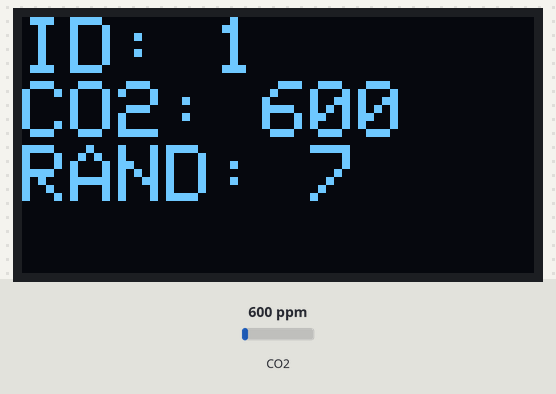
A program run on a simulated ESP32. On the bench: 128×64 one-colour display. The test bench sets the inputs (shaded band); at power-on: CO2 600 ppm. Random numbers use the default seed unless the program sets one; what the program prints to the serial monitor is not drawn.

Above: at 5.1 s.
At 10.8 s:
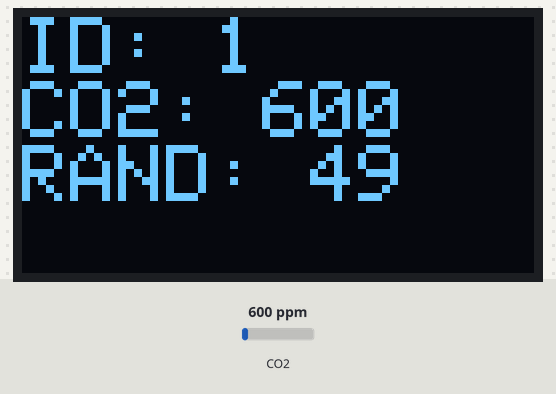
10.9 s: CO2 set to 452 ppm
At 16.2 s:
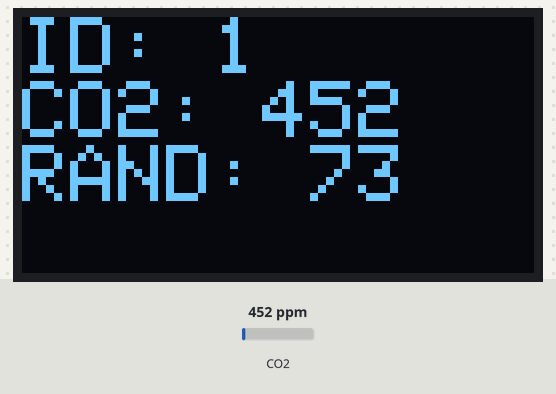
21.5 s: CO2 set to 1050 ppm
At 26.2 s:
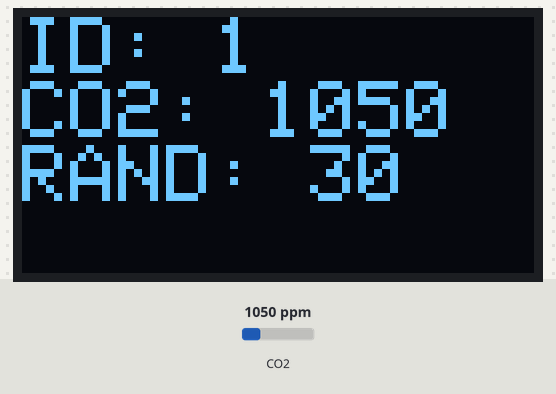
31.5 s: CO2 set to 1700 ppm
At 36.2 s:
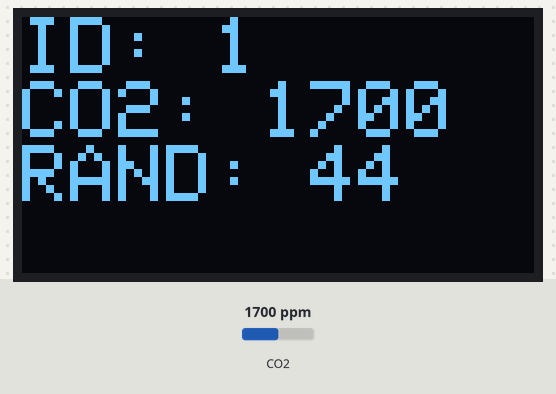
Timing chart, 0 to 37.7 s (numbered marks = the images above; inputs shaded):
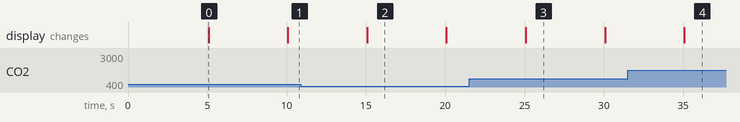

Measured:
- what the display in image 0 shows lasts 5.0 s, from 5.1 s to 10.1 s

The program:

main.cpp
```cpp
/*
Made by Lucas Paiva da Silva
Inspired by https://randomnerdtutorials.com/esp-now-many-to-one-esp32/
UFSC - 2022
*/

#include <Arduino.h>
#include <esp_now.h>
#include <WiFi.h>
#include "MHZ19.h"
#include <Adafruit_GFX.h>
#include <Adafruit_SSD1306.h>

#define SCREEN_WIDTH 128 // OLED display width, in pixels
#define SCREEN_HEIGHT 64 // OLED display height, in pixels

// Declaration for an SSD1306 display connected to I2C (SDA, SCL pins)
// The pins for I2C are defined by the Wire-library.
// On an arduino UNO:       A4(SDA), A5(SCL)
// On an arduino MEGA 2560: 20(SDA), 21(SCL)
// On an arduino LEONARDO:   2(SDA),  3(SCL), ...
#define OLED_RESET     -1 // Reset pin # (or -1 if sharing Arduino reset pin)
#define SCREEN_ADDRESS 0x3C ///< See datasheet for Address; 0x3D for 128x64, 0x3C for 128x32
Adafruit_SSD1306 display(SCREEN_WIDTH, SCREEN_HEIGHT, &Wire, OLED_RESET);

#define SensorNumber1
//#define SensorNumber2
//#define SensorNumber3
//#define SensorNumber4

// Sensor 1 to 3 are CO2 sensors with thermistor support
// Sensor 4 is a sensor for measuring wind speed (indoor)

#ifdef SensorNumber1
  #define GlobalId 1
  #define GlobalRXMhz19 16
  #define GlobalTXMhz19 17
#endif
#ifdef SensorNumber2
  #define GlobalId 2
  #define GlobalRXMhz19 16
  #define GlobalTXMhz19 17
#endif
#ifdef SensorNumber3
  #define GlobalId 3
  #define GlobalRXMhz19 16
  #define GlobalTXMhz19 17
#endif
#ifdef SensorNumber4
  #define GlobalId 4
  #define GlobalRXMhz19 16
  #define GlobalTXMhz19 17
#endif


hw_timer_t * timer = NULL;
#define TIMERTick_Hz 5
bool timerFlag = false;

#define MHZBAUDRATE 9600
MHZ19 mhz;

uint8_t adressToBroadcastTo[] = {0x40, 0x91, 0x51, 0x9B, 0xA9, 0xE0};
// ESP com antena
// 40:91:51:9B:A9:E0

typedef struct struct_message {
    unsigned char id;
    unsigned short ch1;
    unsigned short ch2;
    unsigned short ch3;
} struct_message;

struct_message myData;
esp_now_peer_info_t peerInfo;

void IRAM_ATTR onTimer() {
  timerFlag = true;
}

// callback when data is sent
void OnDataSent(const uint8_t *mac_addr, esp_now_send_status_t status) {
  Serial.print("\r\nLast Packet Send Status:\t");
  Serial.println(status == ESP_NOW_SEND_SUCCESS ? "Delivery Success" : "Delivery Fail");
}

void updateScreen(){
  display.clearDisplay();
  display.setTextSize(2);
  display.setTextColor(WHITE);
  display.setCursor(0,0);
  display.println("ID: " + String(myData.id));
  display.println("CO2: " + String(myData.ch1));
  display.println("RAND: " + String(random(100)));
  display.display();
}

void collectAndSendData(){
  myData.id = GlobalId;
  myData.ch1 = mhz.getCO2();
  Serial.println(myData.ch1);
  // Send message via ESP-NOW
  esp_err_t result = esp_now_send(adressToBroadcastTo, (uint8_t *) &myData, sizeof(myData));

  if (result == ESP_OK) {
    Serial.println("Sent with success");
  }
  else {
    Serial.println("Error sending the data");
  }
}

void setup() {
  Serial.begin(115200);
  WiFi.mode(WIFI_STA); // WiFi mode is station
  Serial2.begin(MHZBAUDRATE, SERIAL_8N1, GlobalRXMhz19, GlobalTXMhz19); // Serial2 is the MH-Z19 serial port
  mhz.begin(Serial2);
  mhz.autoCalibration();
  if (esp_now_init() != ESP_OK) {
    Serial.println("Error initializing ESP-NOW");
    esp_restart();
  }
  // Once ESPNow is successfully Init, we will register for Send CB to
  // get the status of Trasnmitted packet
  esp_now_register_send_cb(OnDataSent);
  // Register peer
  memcpy(peerInfo.peer_addr, adressToBroadcastTo, 6);
  peerInfo.channel = 0;
  peerInfo.encrypt = false;
  // Add peer
  if (esp_now_add_peer(&peerInfo) != ESP_OK){
    Serial.println("Failed to add peer");
    esp_restart();
  }
  // Initiate timer

  // SSD1306_SWITCHCAPVCC = generate display voltage from 3.3V internally
  if(!display.begin(SSD1306_SWITCHCAPVCC, SCREEN_ADDRESS)) {
    Serial.println(F("SSD1306 allocation failed"));
    for(;;); // Don't proceed, loop forever
  }

  // Show initial display buffer contents on the screen --
  // the library initializes this with an Adafruit splash screen.
  display.clearDisplay();

  timer = timerBegin(0, 80, true);
  timerAttachInterrupt(timer, &onTimer, true);
  timerAlarmWrite(timer, (1000000 * TIMERTick_Hz), true);
  timerAlarmEnable(timer);
}

void loop() {
  if (timerFlag) {
    timerFlag = false;
    collectAndSendData();
    updateScreen();
  }
}
```
